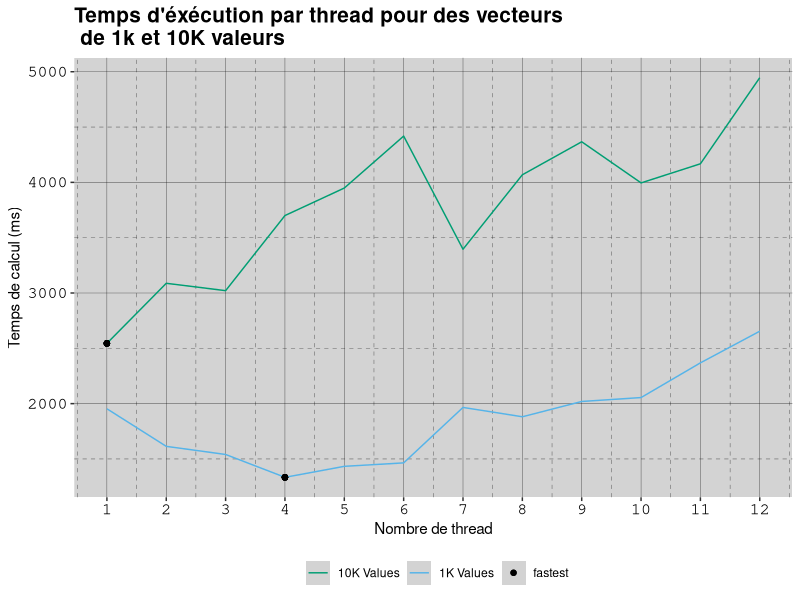
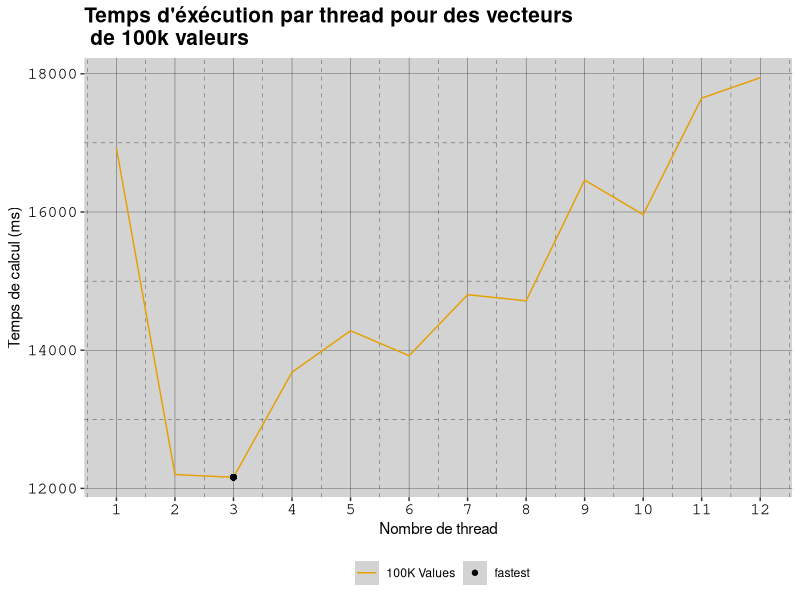
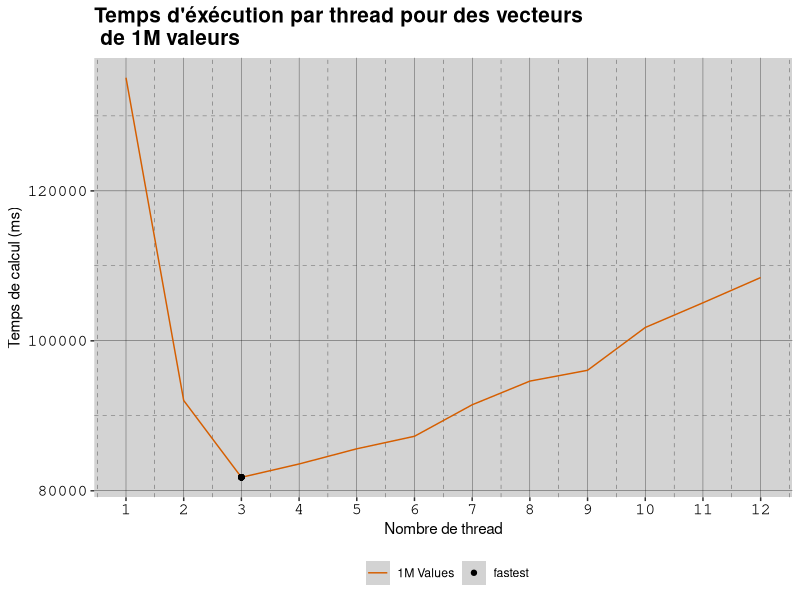
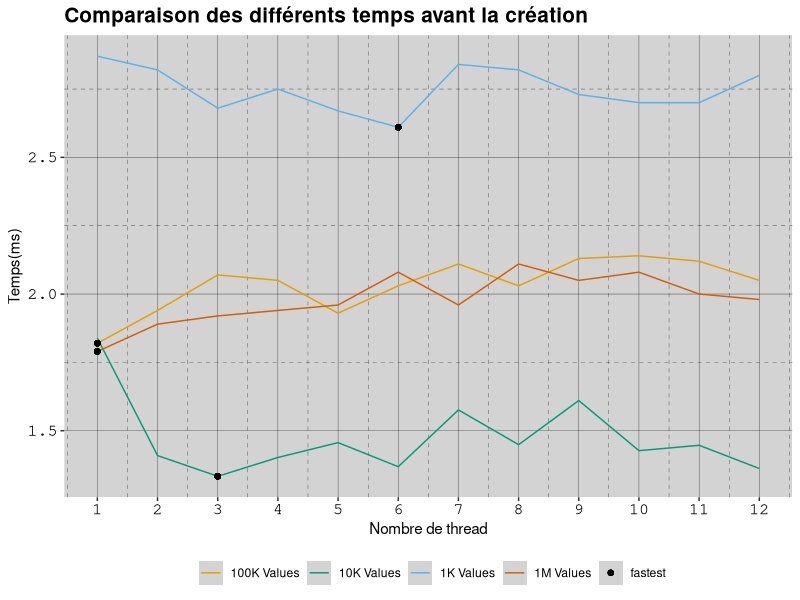
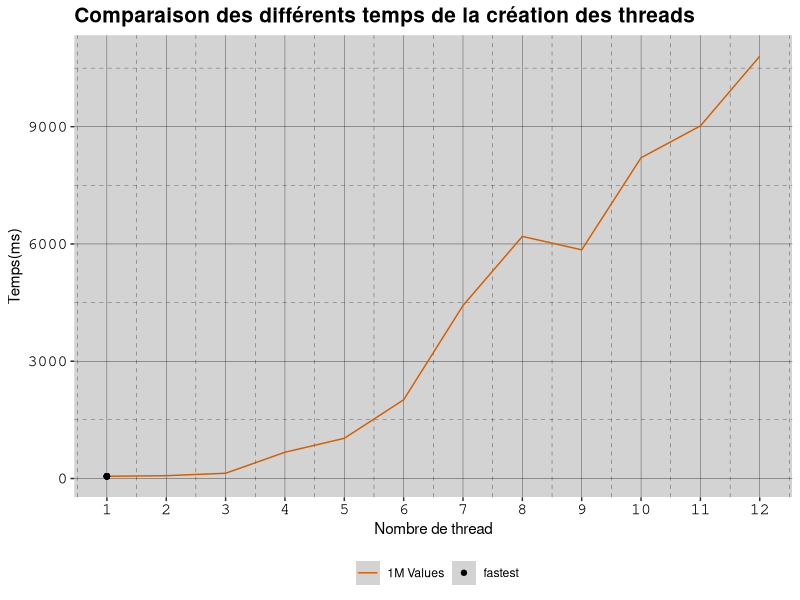
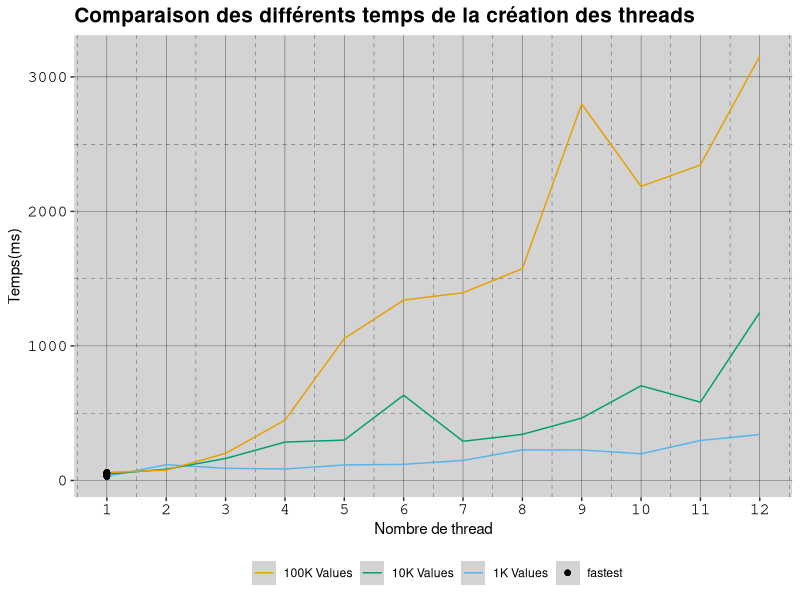
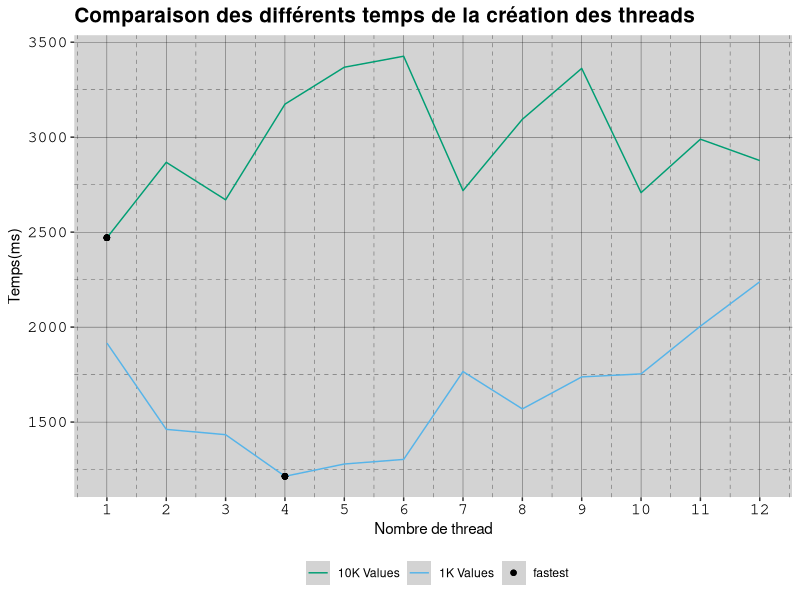
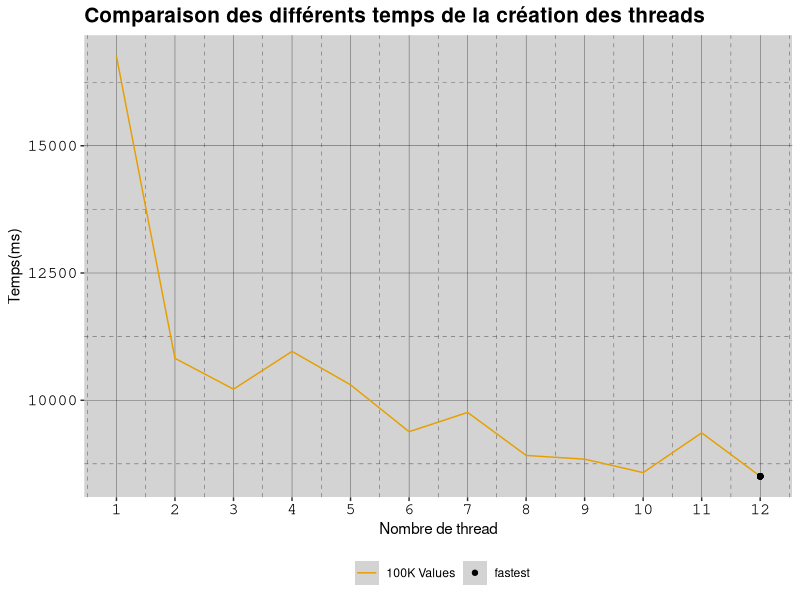

Recreate these plots in R, in order.
# script R permettant de comparer les temps moyens de calcul des produits de matrices carrées entre algo classique et algo transposée
# pour des tailles variant de 2000 à 5000

library(ggplot2)
library(plyr)
library(reshape2)

data_thread1K <- data.frame(read.table(file="resultat/result1K.txt",sep=' ', dec='.',col.names=c("Nb_Thread", "Before_Crea","Crea_Thread","Wait","Tri","Destruct","Total")))
data_thread10K <-data.frame(read.table(file="resultat/result10K.txt",sep=' ', dec='.',col.names=c("Nb_Thread", "Before_Crea","Crea_Thread","Wait","Tri","Destruct","Total")))
data_thread100K<-data.frame(read.table(file="resultat/result100K.txt",sep=' ', dec='.',col.names=c("Nb_Thread", "Before_Crea","Crea_Thread","Wait","Tri","Destruct","Total")))
data_thread1M <- data.frame(read.table(file="resultat/result1M.txt",sep=' ', dec='.',col.names=c("Nb_Thread", "Before_Crea","Crea_Thread","Wait","Tri","Destruct","Total")))
# analyse statistique

stat_1K<-ddply(data_thread1K,c("Nb_Thread"),summarise,total=Total)
stat_10K<-ddply(data_thread10K,c("Nb_Thread"),summarise,total=Total)


# tracé des résultats obtenus

p <- ggplot()+scale_x_continuous(breaks=seq(0, 14, 1))
p <- p + geom_line(data=stat_1K, aes(x=Nb_Thread, y=total, colour = "1K Values"))+geom_point(data=stat_1K, aes(x=which.min(total),y=min(total),colour="fastest"))
p <- p + geom_line(data=stat_10K, aes(x=Nb_Thread, y=total, colour = "10K Values"))+geom_point(data=stat_10K, aes(x=which.min(total),y=min(total),colour="fastest"))

cbPalette <- c("1K Values"="#56B4E9","10K Values"="#009E73","100K Values"="#E69F00","1M Values"="#D55E00","fastest"="black")
themes <-  theme(panel.background = element_rect(fill = "lightgrey"),
                panel.grid.minor = element_line(colour = "black", linetype="dashed", size = 0.1),
                panel.grid.major = element_line(colour = "black", size = 0.1),
                plot.title = element_text(family = "Helvetica", face = "bold", size = (15)),
                axis.text = element_text(family = "Courier", colour = "black", size = (12)),
                legend.position="bottom")

axis_x <- xlab("Nombre de thread")

scale_colour <- scale_colour_manual("",values = cbPalette)

p <-  p + axis_x
p <- p + ylab("Temps de calcul (ms)")
p <-  p + themes
p <- p + scale_colour

pdf("pdf/1K_10K_Total_Exec.pdf")
print(p+ ggtitle("Temps d'éxécution par thread pour des vecteurs \n de 1k et 10K valeurs"))
dev.off()



stat_100K<-ddply(data_thread100K,c("Nb_Thread"),summarise,total=Total)

p <- ggplot()+scale_x_continuous(breaks=seq(0, 12, 1))
p <- p + geom_line(data=stat_100K, aes(x=Nb_Thread, y=total, colour = "100K Values"))+geom_point(data=stat_100K, aes(x=which.min(total),y=min(total),colour="fastest"))

p <-  p + axis_x
p <- p + ylab("Temps de calcul (ms)")
p <-  p + themes
p <- p + scale_colour


pdf("pdf/100K_Total_Exec.pdf")
print(p+ ggtitle("Temps d'éxécution par thread pour des vecteurs \n de 100k valeurs"))
dev.off()




stat_1M<-ddply(data_thread1M,c("Nb_Thread"),summarise,total=Total)
p <- ggplot()+scale_x_continuous(breaks=seq(0, 12, 1))
p <- p + geom_line(data=stat_1M, aes(x=Nb_Thread, y=total, colour = "1M Values"))+geom_point(data=stat_1M, aes(x=which.min(total),y=min(total),colour="fastest"))

p <-  p + axis_x
p <- p + ylab("Temps de calcul (ms)")
p <-  p + themes
p <- p + scale_colour

pdf("pdf/1M_Total_Exec.pdf")
print(p+ ggtitle("Temps d'éxécution par thread pour des vecteurs \n de 1M valeurs"))
dev.off()




stat_1K<-ddply(data_thread1K,c("Nb_Thread"),summarise,Before_Crea=Before_Crea)
stat_10K<-ddply(data_thread10K,c("Nb_Thread"),summarise,Before_Crea=Before_Crea)
stat_100K<-ddply(data_thread100K,c("Nb_Thread"),summarise,Before_Crea=Before_Crea)
stat_1M<-ddply(data_thread1M,c("Nb_Thread"),summarise,Before_Crea=Before_Crea)



p <- ggplot()+scale_x_continuous(breaks=seq(0, 12, 1))
p <- p + geom_line(data=stat_1K, aes(x=Nb_Thread, y=Before_Crea, colour = "1K Values"))+geom_point(data=stat_1K, aes(x=which.min(Before_Crea),y=min(Before_Crea),colour="fastest"))
p <- p + geom_line(data=stat_10K, aes(x=Nb_Thread, y=Before_Crea, colour = "10K Values"))+geom_point(data=stat_10K, aes(x=which.min(Before_Crea),y=min(Before_Crea),colour="fastest"))
p <- p + geom_line(data=stat_100K, aes(x=Nb_Thread, y=Before_Crea, colour = "100K Values"))+geom_point(data=stat_100K, aes(x=which.min(Before_Crea),y=min(Before_Crea),colour="fastest"))
p <- p + geom_line(data=stat_1M, aes(x=Nb_Thread, y=Before_Crea, colour = "1M Values"))+geom_point(data=stat_1M, aes(x=which.min(Before_Crea),y=min(Before_Crea),colour="fastest"))

p <-  p + axis_x
p <- p + ylab("Temps(ms)")
p <-  p + themes
p <- p + scale_colour


pdf("pdf/Before_Crea_Time.pdf")
print(p+ ggtitle("Comparaison des différents temps avant la création"))
dev.off()



stat_1M<-ddply(data_thread1M,c("Nb_Thread"),summarise,Crea_Thread=Crea_Thread)

p <- ggplot()+scale_x_continuous(breaks=seq(0, 12, 1))
p <- p + geom_line(data=stat_1M, aes(x=Nb_Thread, y=Crea_Thread, colour = "1M Values"))+geom_point(data=stat_1M, aes(x=which.min(Crea_Thread),y=min(Crea_Thread),colour="fastest"))

p <-  p + axis_x
p <- p + ylab("Temps(ms)")
p <-  p + themes
p <- p + scale_colour


pdf("pdf/Crea_Thread_Time_1M.pdf")
print(p+ ggtitle("Comparaison des différents temps de la création des threads"))
dev.off()



stat_1K<-ddply(data_thread1K,c("Nb_Thread"),summarise,Crea_Thread=Crea_Thread)
stat_10K<-ddply(data_thread10K,c("Nb_Thread"),summarise,Crea_Thread=Crea_Thread)
stat_100K<-ddply(data_thread100K,c("Nb_Thread"),summarise,Crea_Thread=Crea_Thread)

p <- ggplot()+scale_x_continuous(breaks=seq(0, 12, 1))
p <- p + geom_line(data=stat_1K, aes(x=Nb_Thread, y=Crea_Thread, colour = "1K Values"))+geom_point(data=stat_1K, aes(x=which.min(Crea_Thread),y=min(Crea_Thread),colour="fastest"))
p <- p + geom_line(data=stat_10K, aes(x=Nb_Thread, y=Crea_Thread, colour = "10K Values"))+geom_point(data=stat_10K, aes(x=which.min(Crea_Thread),y=min(Crea_Thread),colour="fastest"))
p <- p + geom_line(data=stat_100K, aes(x=Nb_Thread, y=Crea_Thread, colour = "100K Values"))+geom_point(data=stat_100K, aes(x=which.min(Crea_Thread),y=min(Crea_Thread),colour="fastest"))

p <-  p + axis_x
p <- p + ylab("Temps(ms)")
p <-  p + themes
p <- p + scale_colour


pdf("pdf/Crea_Thread_Time_1K_10K_100K.pdf")
print(p+ ggtitle("Comparaison des différents temps de la création des threads"))
dev.off()



stat_1K<-ddply(data_thread1K,c("Nb_Thread"),summarise,Wait=Wait)
stat_10K<-ddply(data_thread10K,c("Nb_Thread"),summarise,Wait=Wait)

p <- ggplot()+scale_x_continuous(breaks=seq(0, 12, 1))
p <- p + geom_line(data=stat_1K, aes(x=Nb_Thread, y=Wait, colour = "1K Values"))+geom_point(data=stat_1K, aes(x=which.min(Wait),y=min(Wait),colour="fastest"))
p <- p + geom_line(data=stat_10K, aes(x=Nb_Thread, y=Wait, colour = "10K Values"))+geom_point(data=stat_10K, aes(x=which.min(Wait),y=min(Wait),colour="fastest"))

p <-  p + axis_x
p <- p + ylab("Temps(ms)")
p <-  p + themes
p <- p + scale_colour


pdf("pdf/Wait_Thread_Time_1K_10K.pdf")
print(p+ ggtitle("Comparaison des différents temps de la création des threads"))
dev.off()


stat_100K<-ddply(data_thread100K,c("Nb_Thread"),summarise,Wait=Wait)

p <- ggplot()+scale_x_continuous(breaks=seq(0, 12, 1))
p <- p + geom_line(data=stat_100K, aes(x=Nb_Thread, y=Wait, colour = "100K Values"))+geom_point(data=stat_100K, aes(x=which.min(Wait),y=min(Wait),colour="fastest"))

p <-  p + axis_x
p <- p + ylab("Temps(ms)")
p <-  p + themes
p <- p + scale_colour


pdf("pdf/Wait_Thread_Time_100K.pdf")
print(p+ ggtitle("Comparaison des différents temps de la création des threads"))
dev.off()



stat_1M<-ddply(data_thread1M,c("Nb_Thread"),summarise,Wait=Wait)
p <- ggplot()+scale_x_continuous(breaks=seq(0, 12, 1))
p <- p + geom_line(data=stat_1M, aes(x=Nb_Thread, y=Wait, colour = "1M Values"))+geom_point(data=stat_1M, aes(x=which.min(Wait),y=min(Wait),colour="fastest"))
p <-  p + axis_x
p <- p + ylab("Temps(ms)")
p <-  p + themes
p <- p + scale_colour
pdf("pdf/Wait_Thread_Time_1M.pdf")
print(p+ ggtitle("Comparaison des différents temps de la création des threads"))
dev.off()


stat_1K<-ddply(data_thread1K,c("Nb_Thread"),summarise,Tri=Tri)
stat_10K<-ddply(data_thread10K,c("Nb_Thread"),summarise,Tri=Tri)
stat_100K<-ddply(data_thread100K,c("Nb_Thread"),summarise,Tri=Tri)
stat_1M<-ddply(data_thread1M,c("Nb_Thread"),summarise,Tri=Tri)

p <- ggplot()+scale_x_continuous(breaks=seq(0, 12, 1))
p <- p + geom_line(data=stat_1K, aes(x=Nb_Thread, y=Tri, colour = "1K Values"))+geom_point(data=stat_1K, aes(x=which.min(Tri),y=min(Tri),colour="fastest"))
p <- p + geom_line(data=stat_10K, aes(x=Nb_Thread, y=Tri, colour = "10K Values"))+geom_point(data=stat_10K, aes(x=which.min(Tri),y=min(Tri),colour="fastest"))
p <- p + geom_line(data=stat_100K, aes(x=Nb_Thread, y=Tri, colour = "100K Values"))+geom_point(data=stat_100K, aes(x=which.min(Tri),y=min(Tri),colour="fastest"))
p <- p + geom_line(data=stat_1M, aes(x=Nb_Thread, y=Tri, colour = "1M Values"))+geom_point(data=stat_1M, aes(x=which.min(Tri),y=min(Tri),colour="fastest"))

p <-  p + axis_x
p <- p + ylab("Temps(ms)")
p <-  p + themes
p <- p + scale_colour


pdf("pdf/Tri_Trime_1K_10K.pdf")
print(p+ ggtitle("Comparaison des différents temps de la création des threads"))
dev.off()






stat_100K<-ddply(data_thread100K,c("Nb_Thread"),summarise,Tri=Tri)

p <- ggplot()+scale_x_continuous(breaks=seq(0, 12, 1))
p <- p + geom_line(data=stat_100K, aes(x=Nb_Thread, y=Tri, colour = "100K Values"))+geom_point(data=stat_100K, aes(x=which.min(Tri),y=min(Tri),colour="fastest"))
p <-  p + axis_x
p <- p + ylab("Temps(ms)")
p <-  p + themes
p <- p + scale_colour


pdf("pdf/Tri_Trime_100K.pdf")
print(p+ ggtitle("Comparaison des différents temps de la création des threads"))
dev.off()









stat_1M<-ddply(data_thread1M,c("Nb_Thread"),summarise,Tri=Tri)

p <- ggplot()+scale_x_continuous(breaks=seq(0, 12, 1))
p <- p + geom_line(data=stat_1M, aes(x=Nb_Thread, y=Tri, colour = "1M Values"))+geom_point(data=stat_1M, aes(x=which.min(Tri),y=min(Tri),colour="fastest"))

p <-  p + axis_x
p <- p + ylab("Temps(ms)")
p <-  p + themes
p <- p + scale_colour


pdf("pdf/Tri_Trime_1M.pdf")
print(p+ ggtitle("Comparaison des différents temps de la création des threads"))
dev.off()





stat_1K<-ddply(data_thread1K,c("Nb_Thread"),summarise,Destruct=Destruct)
stat_10K<-ddply(data_thread10K,c("Nb_Thread"),summarise,Destruct=Destruct)
stat_100K<-ddply(data_thread100K,c("Nb_Thread"),summarise,Destruct=Destruct)
stat_1M<-ddply(data_thread1M,c("Nb_Thread"),summarise,Destruct=Destruct)



p <- ggplot()+scale_x_continuous(breaks=seq(0, 12, 1))
p <- p + geom_line(data=stat_1K, aes(x=Nb_Thread, y=Destruct, colour = "1K Values"))+geom_point(data=stat_1K, aes(x=which.min(Destruct),y=min(Destruct),colour="fastest"))
p <- p + geom_line(data=stat_10K, aes(x=Nb_Thread, y=Destruct, colour = "10K Values"))+geom_point(data=stat_10K, aes(x=which.min(Destruct),y=min(Destruct),colour="fastest"))
p <- p + geom_line(data=stat_100K, aes(x=Nb_Thread, y=Destruct, colour = "100K Values"))+geom_point(data=stat_100K, aes(x=which.min(Destruct),y=min(Destruct),colour="fastest"))
p <- p + geom_line(data=stat_1M, aes(x=Nb_Thread, y=Destruct, colour = "1M Values"))+geom_point(data=stat_1M, aes(x=which.min(Destruct),y=min(Destruct),colour="fastest"))

p <-  p + axis_x
p <- p + ylab("Temps(ms)")
p <-  p + themes
p <- p + scale_colour


pdf("pdf/Destruct_Time.pdf")
print(p+ ggtitle("Comparaison des différents temps de la création des threads"))
dev.off()
